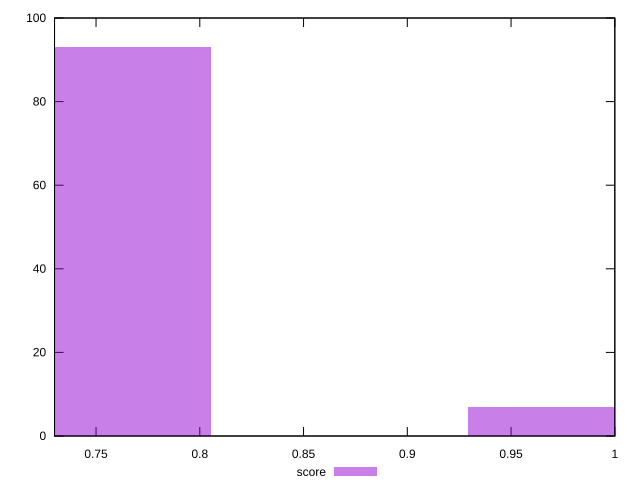

Generate this figure with gnuplot:
reset

$score <<EOF
0.7434983813447891 93
0.9913311751263854 7
EOF

set key outside below
set boxwidth 0.12391639689079817
set xrange [0.73:1]
set yrange [0:100]
set trange [0:100]
set style fill transparent solid 0.5 noborder
set terminal svg size 640, 490 enhanced background rgb 'white'
set output "report_00017_2021-02-10T15-08-03.406Z/uses-rel-preconnect/samples/pages/score/histogram.svg"

plot $score title "score" with boxes

reset
